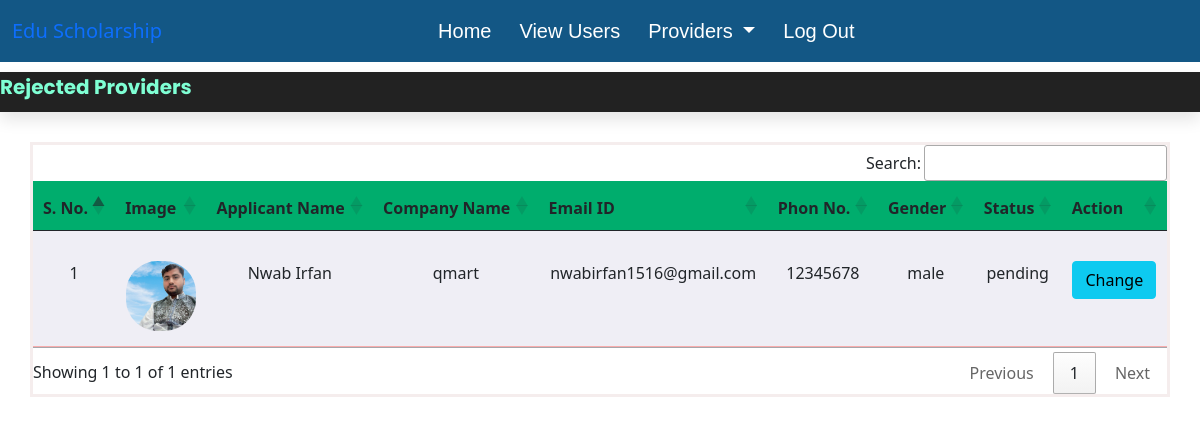
The page /providers_all (signed in) on the database as committed earlier.
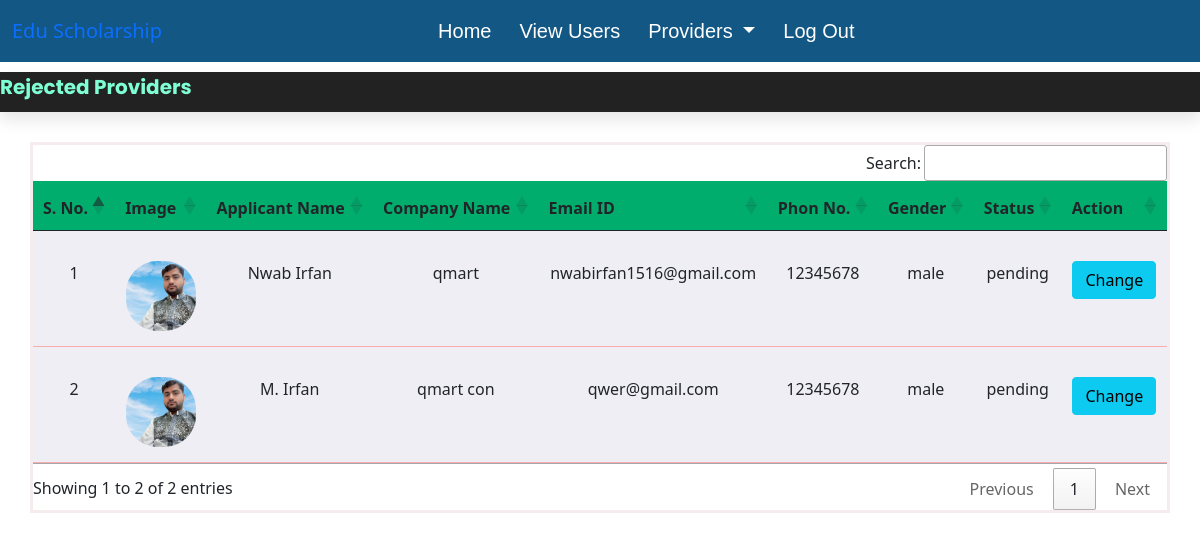
The same page on the database as committed later.
### scholarship/models.py (models this page shows, shortened)
class Provider(models.Model):
    user = models.ForeignKey(User, on_delete=models.CASCADE)
    mobile = models.CharField(max_length=12, null=False)
    image = models.FileField()
    gender = models.CharField(max_length=10, null=False)
    companyname = models.CharField(max_length=50, null=False)
    usertype = models.CharField(max_length=30, null=False)
    status = models.CharField(max_length=30, null=False)

### scholarship/views.py (the view)
# urls.py: path('providers_all', providers_all, name='providers_all'),
def providers_all(request):
    if not request.user.is_authenticated:
        return redirect('admin_login')
    providerdata = Provider.objects.all()
    dic = {'Providerdata': providerdata}
    return render(request, 'providers_all.html', dic)

### scholarship/templates/providers_all.html (shortened to what this page needs)
{% extends 'admin_base.html' %}
{% load static %}
{% block content %}
<section class="marquee">
    <marquee behavior="scroll" direction="left" scrollamount="12">Rejected Providers</marquee>
</section>
<section class="view">
    <div class="container">
        <table class="table" id="example" >
            <thead>
                <tr>
                    <th>S. No.</th>
                    <th>Image</th>
                    <th>Applicant Name</th>
                    <th>Company Name</th>
                    <th>Email ID </th>
                    <th>Phon No.</th>
                    <th>Gender</th>
                    <th>Status</th>
                    <th>Action</th>
                </tr>
            </thead>
            <tbody>
                {% for data in Providerdata %}
                <tr>
                    <td>{{ forloop.counter }}</td>
                    <td><img src="{{ data.image.url }}"></td>
                    <td>{{ data.user.first_name }} {{ data.user.last_name }}</td>
                    <td>{{ data.companyname }}</td>
                    <td>{{ data.user.username }}</td>
                    <td>{{ data.mobile }}</td>
                    <td>{{ data.gender }}</td>
                    <td>{{ data.status }}</td>
                    <td><a href="{% url 'change_status' data.id %}" type="button" class="btn btn-info">Change</a></td>
                </tr>
                {% endfor %}
            </tbody>
        </table>
    </div>
</section>
{% endblock %}

Rows that differ between the two databases and show on the page:
added Provider: image (picture), user.first_name "M.", user.last_name "Irfan", companyname "qmart con", user.username "qwer@gmail.com", mobile "12345678", gender "male", status "pending"
Other text that changed with them:
text written by a page script: "Search: Showing 1 to 1 of 1 entries Previous 1 Next" → "Search: Showing 1 to 2 of 2 entries Previous 1 Next"
